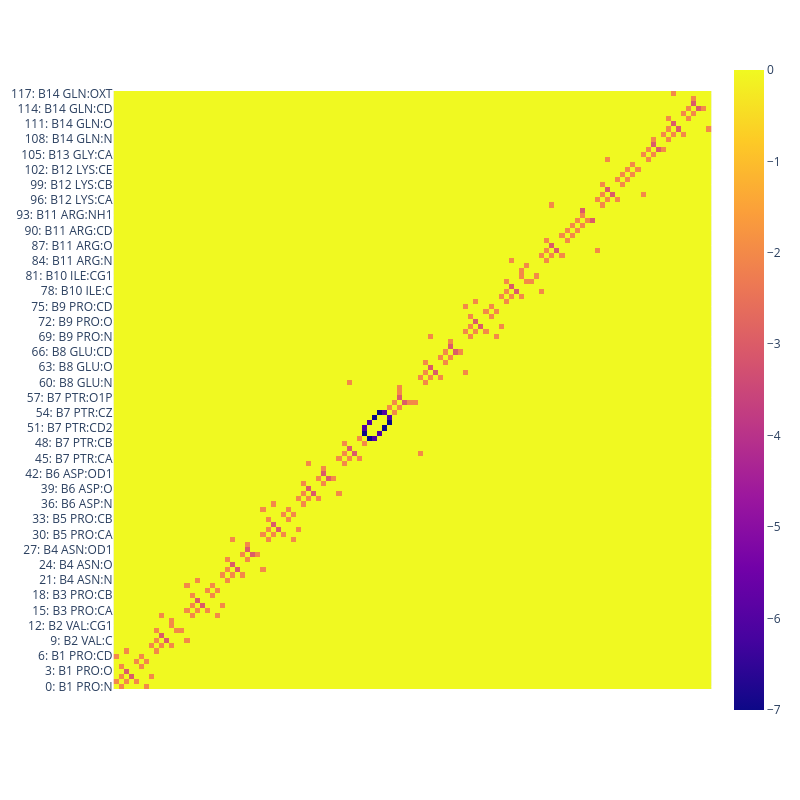

Notebook code cell kept with this figure:
### Code cell
display_mat = ~bond_mat

atom_labels = np.array([
    f"{i}: {atom_array.chain_id[i]}{int(atom_array.res_id[i])} "
    f"{atom_array.res_name[i]}:{atom_array.atom_name[i]}"
    for i in range(atom_array.array_length())
], dtype=object)

bond_type_mat = atom_array.bonds.bond_type_matrix()
bond_type_map = {
    -1: "no bond",
    0: "any",
    1: "single",
    2: "double",
    3: "triple",
    4: "quadruple",
    5: "aromatic single",
    6: "aromatic double",
    7: "aromatic triple",
    8: "coordination",
    9: "aromatic",
}
bond_type_labels = np.vectorize(lambda x: bond_type_map.get(int(x), f"unknown ({x})"))(bond_type_mat)

fig = px.imshow(
    display_mat,
    x=atom_labels,
    y=atom_labels,
    origin="lower",
)

fig.update_traces(
    text=bond_type_labels,
    hovertemplate=(
        "atom i: %{y}<br>"
        "atom j: %{x}<br>"
        "bond type: %{text}<br>"
        "shown value: %{z}<extra></extra>"
    )
)

fig.update_layout(
    width=800,
    height=800,
)

fig.update_xaxes(showticklabels=False)

fig.show()

### Figure 1 — Plotly figure (JSON) as saved in the notebook; plotly's stock layout.template omitted (floating-point values rounded to 4 significant figures; data arrays with more than 128 entries replaced by an {"elided": "..."} marker saying what was removed)
{"data": [{"coloraxis": "coloraxis", "hovertemplate": "atom i: %{y}<br>atom j: %{x}<br>bond type: %{text}<br>shown value: %{z}<extra></extra>", "name": "0", "text": {"elided": "118x118 str values"}, "type": "heatmap", "x": ["0: B1 PRO:N", "1: B1 PRO:CA", "2: B1 PRO:C", "3: B1 PRO:O", "4: B1 PRO:CB", "5: B1 PRO:CG", "6: B1 PRO:CD", "7: B2 VAL:N", "8: B2 VAL:CA", "9: B2 VAL:C", "10: B2 VAL:O", "11: B2 VAL:CB", "12: B2 VAL:CG1", "13: B2 VAL:CG2", "14: B3 PRO:N", "15: B3 PRO:CA", "16: B3 PRO:C", "17: B3 PRO:O", "18: B3 PRO:CB", "19: B3 PRO:CG", "20: B3 PRO:CD", "21: B4 ASN:N", "22: B4 ASN:CA", "23: B4 ASN:C", "24: B4 ASN:O", "25: B4 ASN:CB", "26: B4 ASN:CG", "27: B4 ASN:OD1", "28: B4 ASN:ND2", "29: B5 PRO:N", "30: B5 PRO:CA", "31: B5 PRO:C", "32: B5 PRO:O", "33: B5 PRO:CB", "34: B5 PRO:CG", "35: B5 PRO:CD", "36: B6 ASP:N", "37: B6 ASP:CA", "38: B6 ASP:C", "39: B6 ASP:O", "40: B6 ASP:CB", "41: B6 ASP:CG", "42: B6 ASP:OD1", "43: B6 ASP:OD2", "44: B7 PTR:N", "45: B7 PTR:CA", "46: B7 PTR:C", "47: B7 PTR:O", "48: B7 PTR:CB", "49: B7 PTR:CG", "50: B7 PTR:CD1", "51: B7 PTR:CD2", "52: B7 PTR:CE1", "53: B7 PTR:CE2", "54: B7 PTR:CZ", "55: B7 PTR:OH", "56: B7 PTR:P", "57: B7 PTR:O1P", "58: B7 PTR:O2P", "59: B7 PTR:O3P", "60: B8 GLU:N", "61: B8 GLU:CA", "62: B8 GLU:C", "63: B8 GLU:O", "64: B8 GLU:CB", "65: B8 GLU:CG", "66: B8 GLU:CD", "67: B8 GLU:OE1", "68: B8 GLU:OE2", "69: B9 PRO:N", "70: B9 PRO:CA", "71: B9 PRO:C", "72: B9 PRO:O", "73: B9 PRO:CB", "74: B9 PRO:CG", "75: B9 PRO:CD", "76: B10 ILE:N", "77: B10 ILE:CA", "78: B10 ILE:C", "79: B10 ILE:O", "80: B10 ILE:CB", "81: B10 ILE:CG1", "82: B10 ILE:CG2", "83: B10 ILE:CD1", "84: B11 ARG:N", "85: B11 ARG:CA", "86: B11 ARG:C", "87: B11 ARG:O", "88: B11 ARG:CB", "89: B11 ARG:CG", "90: B11 ARG:CD", "91: B11 ARG:NE", "92: B11 ARG:CZ", "93: B11 ARG:NH1", "94: B11 ARG:NH2", "95: B12 LYS:N", "96: B12 LYS:CA", "97: B12 LYS:C", "98: B12 LYS:O", "99: B12 LYS:CB", "100: B12 LYS:CG", "101: B12 LYS:CD", "102: B12 LYS:CE", "103: B12 LYS:NZ", "104: B13 GLY:N", "105: B13 GLY:CA", "106: B13 GLY:C", "107: B13 GLY:O", "108: B14 GLN:N", "109: B14 GLN:CA", "110: B14 GLN:C", "111: B14 GLN:O", "112: B14 GLN:CB", "113: B14 GLN:CG", "114: B14 GLN:CD", "115: B14 GLN:OE1", "116: B14 GLN:NE2", "117: B14 GLN:OXT"], "xaxis": "x", "y": ["0: B1 PRO:N", "1: B1 PRO:CA", "2: B1 PRO:C", "3: B1 PRO:O", "4: B1 PRO:CB", "5: B1 PRO:CG", "6: B1 PRO:CD", "7: B2 VAL:N", "8: B2 VAL:CA", "9: B2 VAL:C", "10: B2 VAL:O", "11: B2 VAL:CB", "12: B2 VAL:CG1", "13: B2 VAL:CG2", "14: B3 PRO:N", "15: B3 PRO:CA", "16: B3 PRO:C", "17: B3 PRO:O", "18: B3 PRO:CB", "19: B3 PRO:CG", "20: B3 PRO:CD", "21: B4 ASN:N", "22: B4 ASN:CA", "23: B4 ASN:C", "24: B4 ASN:O", "25: B4 ASN:CB", "26: B4 ASN:CG", "27: B4 ASN:OD1", "28: B4 ASN:ND2", "29: B5 PRO:N", "30: B5 PRO:CA", "31: B5 PRO:C", "32: B5 PRO:O", "33: B5 PRO:CB", "34: B5 PRO:CG", "35: B5 PRO:CD", "36: B6 ASP:N", "37: B6 ASP:CA", "38: B6 ASP:C", "39: B6 ASP:O", "40: B6 ASP:CB", "41: B6 ASP:CG", "42: B6 ASP:OD1", "43: B6 ASP:OD2", "44: B7 PTR:N", "45: B7 PTR:CA", "46: B7 PTR:C", "47: B7 PTR:O", "48: B7 PTR:CB", "49: B7 PTR:CG", "50: B7 PTR:CD1", "51: B7 PTR:CD2", "52: B7 PTR:CE1", "53: B7 PTR:CE2", "54: B7 PTR:CZ", "55: B7 PTR:OH", "56: B7 PTR:P", "57: B7 PTR:O1P", "58: B7 PTR:O2P", "59: B7 PTR:O3P", "60: B8 GLU:N", "61: B8 GLU:CA", "62: B8 GLU:C", "63: B8 GLU:O", "64: B8 GLU:CB", "65: B8 GLU:CG", "66: B8 GLU:CD", "67: B8 GLU:OE1", "68: B8 GLU:OE2", "69: B9 PRO:N", "70: B9 PRO:CA", "71: B9 PRO:C", "72: B9 PRO:O", "73: B9 PRO:CB", "74: B9 PRO:CG", "75: B9 PRO:CD", "76: B10 ILE:N", "77: B10 ILE:CA", "78: B10 ILE:C", "79: B10 ILE:O", "80: B10 ILE:CB", "81: B10 ILE:CG1", "82: B10 ILE:CG2", "83: B10 ILE:CD1", "84: B11 ARG:N", "85: B11 ARG:CA", "86: B11 ARG:C", "87: B11 ARG:O", "88: B11 ARG:CB", "89: B11 ARG:CG", "90: B11 ARG:CD", "91: B11 ARG:NE", "92: B11 ARG:CZ", "93: B11 ARG:NH1", "94: B11 ARG:NH2", "95: B12 LYS:N", "96: B12 LYS:CA", "97: B12 LYS:C", "98: B12 LYS:O", "99: B12 LYS:CB", "100: B12 LYS:CG", "101: B12 LYS:CD", "102: B12 LYS:CE", "103: B12 LYS:NZ", "104: B13 GLY:N", "105: B13 GLY:CA", "106: B13 GLY:C", "107: B13 GLY:O", "108: B14 GLN:N", "109: B14 GLN:CA", "110: B14 GLN:C", "111: B14 GLN:O", "112: B14 GLN:CB", "113: B14 GLN:CG", "114: B14 GLN:CD", "115: B14 GLN:OE1", "116: B14 GLN:NE2", "117: B14 GLN:OXT"], "yaxis": "y", "z": {"elided": "118x118 int values"}}], "layout": {"coloraxis": {"colorscale": [[0, "#0d0887"], [0.1111, "#46039f"], [0.2222, "#7201a8"], [0.3333, "#9c179e"], [0.4444, "#bd3786"], [0.5556, "#d8576b"], [0.6667, "#ed7953"], [0.7778, "#fb9f3a"], [0.8889, "#fdca26"], [1, "#f0f921"]]}, "height": 800, "margin": {"t": 60}, "width": 800, "xaxis": {"anchor": "y", "constrain": "domain", "domain": [0, 1], "scaleanchor": "y", "showticklabels": false}, "yaxis": {"anchor": "x", "autorange": true, "constrain": "domain", "domain": [0, 1]}}}
